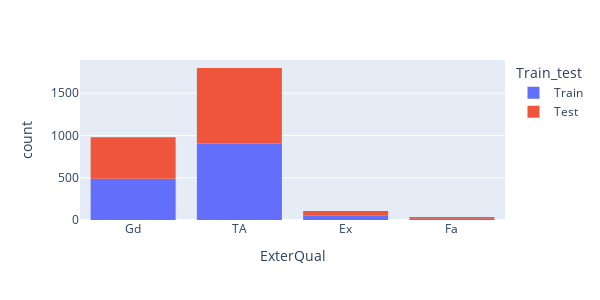

Notebook cell for this chart:
### Code cell
quals = ["ExterQual", "BsmtQual", "KitchenQual", "GarageQual"]

figs = []

for q in quals:
    figs.append(px.histogram(df, x=q, color="Train_test", height=300, width=600))
    figs.append(
        px.histogram(df, x=q, y="SalePrice", histfunc="avg", height=300, width=600)
    )

for fig in figs:
    fig.show()

### Figure 1 — Plotly figure (JSON) as saved in the notebook; plotly's stock layout.template omitted (floating-point values rounded to 4 significant figures; data arrays with more than 128 entries replaced by an {"elided": "..."} marker saying what was removed)
{"data": [{"alignmentgroup": "True", "bingroup": "x", "hovertemplate": "Train_test=Train<br>ExterQual=%{x}<br>count=%{y}<extra></extra>", "legendgroup": "Train", "marker": {"color": "#636efa", "pattern": {"shape": ""}}, "name": "Train", "offsetgroup": "Train", "orientation": "v", "showlegend": true, "type": "histogram", "x": {"elided": "1459 str values"}, "xaxis": "x", "yaxis": "y"}, {"alignmentgroup": "True", "bingroup": "x", "hovertemplate": "Train_test=Test<br>ExterQual=%{x}<br>count=%{y}<extra></extra>", "legendgroup": "Test", "marker": {"color": "#EF553B", "pattern": {"shape": ""}}, "name": "Test", "offsetgroup": "Test", "orientation": "v", "showlegend": true, "type": "histogram", "x": {"elided": "1459 str values"}, "xaxis": "x", "yaxis": "y"}], "layout": {"barmode": "relative", "height": 300, "legend": {"title": {"text": "Train_test"}, "tracegroupgap": 0}, "margin": {"t": 60}, "width": 600, "xaxis": {"anchor": "y", "domain": [0, 1], "title": {"text": "ExterQual"}}, "yaxis": {"anchor": "x", "domain": [0, 1], "title": {"text": "count"}}}}
